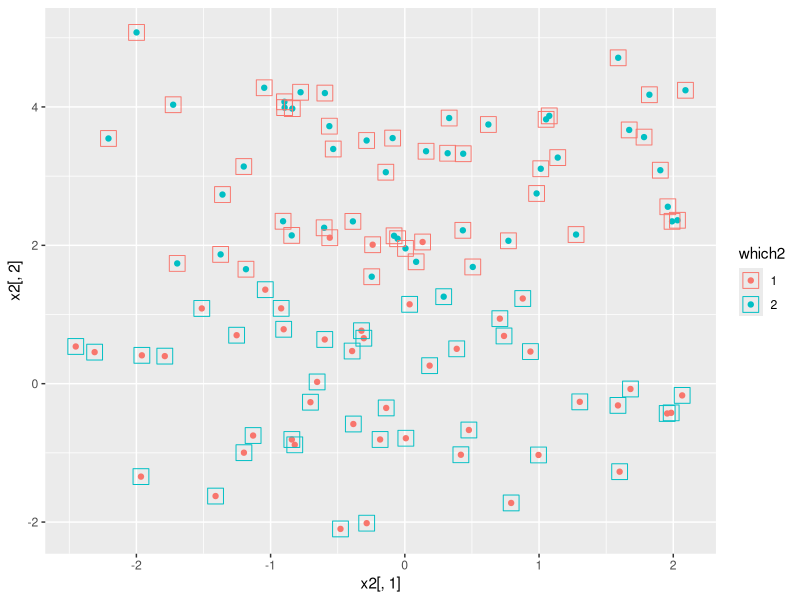
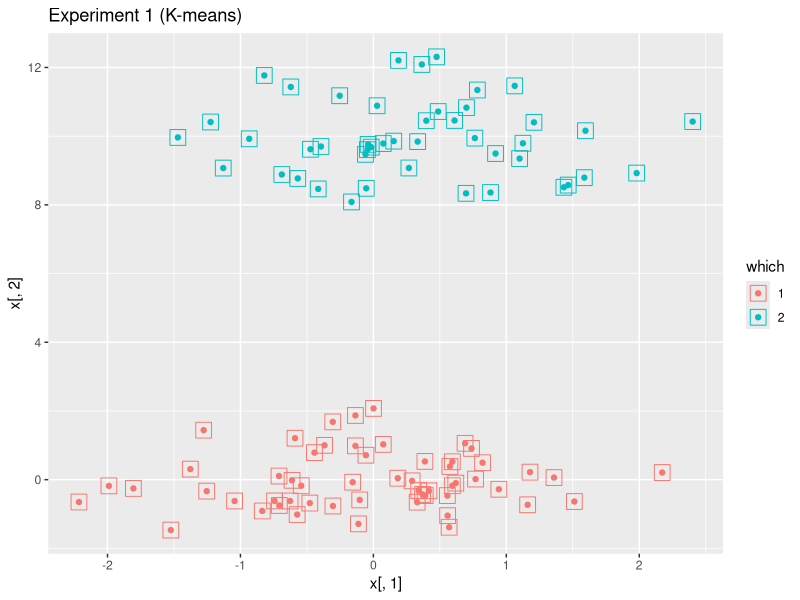
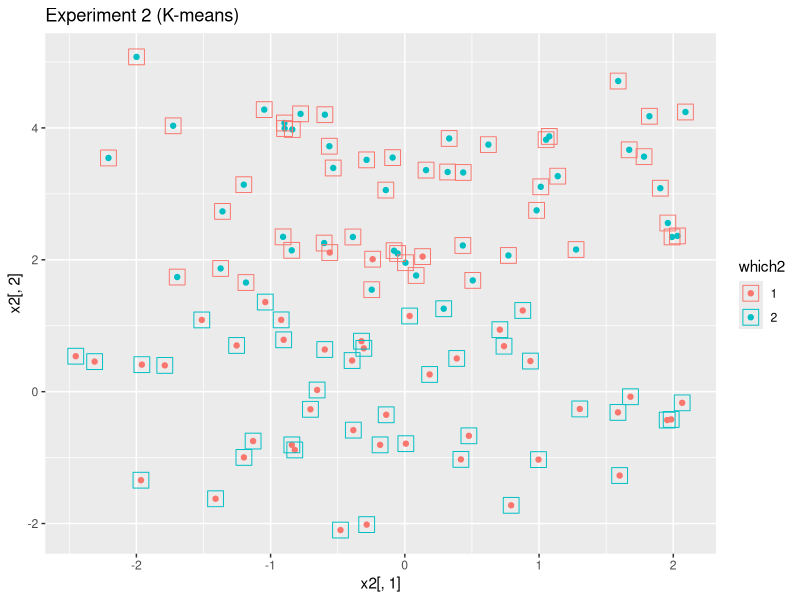
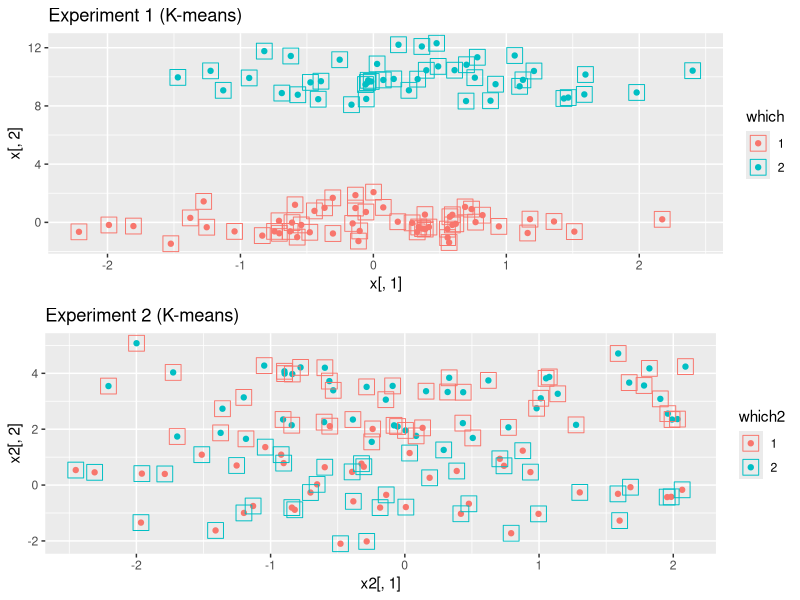
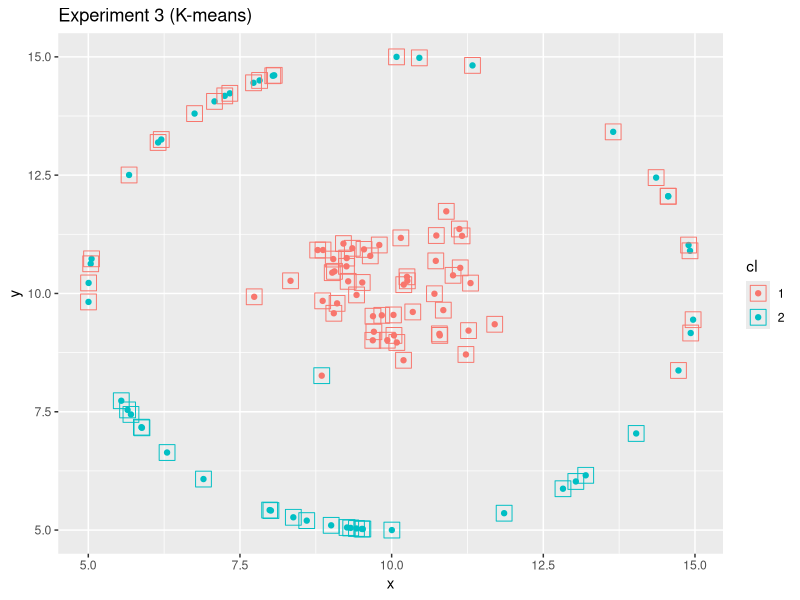
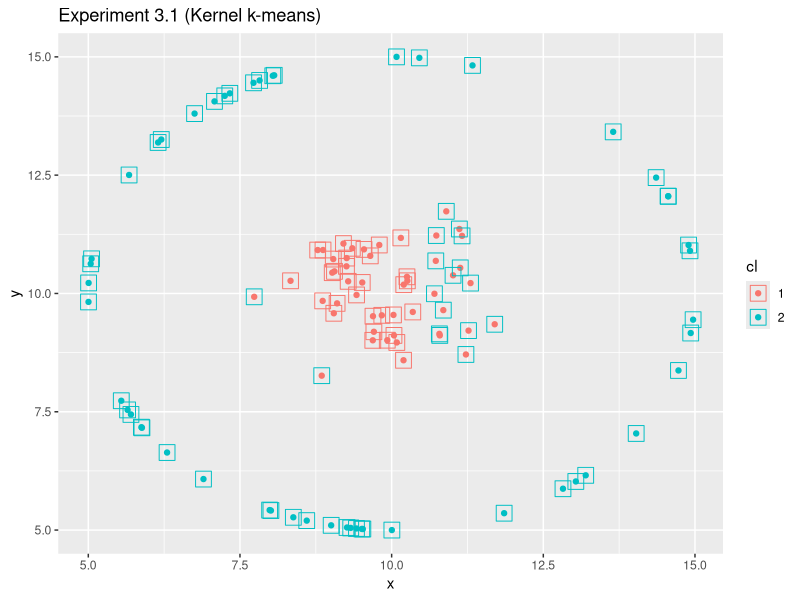

The R script that drew these images, in order:
# simple clustering using k-means

library(ggplot2)
library(gridExtra)
library(kernlab) # for kernel K-means

# ==================== Experiment 1 ============
# generate data1
set.seed(1)
x <- matrix(rnorm(200), nrow = 100, ncol = 2)
xmean <- c(0, 10)
which <- factor(sample(1:2, 100, replace = TRUE))
x[,2] <- x[,2] + xmean[which]

# plot data
x <- as.data.frame(x)
p <- ggplot(data = x, aes(x[,1], x[,2]))
p <- p + geom_point(aes(color = which))

# k-means
km <- kmeans(x, 2)


# plot result of clustering
png('Exp1.png')
(p12 <- p + geom_point(aes(color = factor(km$cluster)), shape = 0, size = 5) + 
        ggtitle("Experiment 1 (K-means)"))
dev.off()

# Accuracy
mean(which == km$cluster) # 1


# ==================== Experiment 2 ===========
# generate data2
set.seed(2)
x2 <- matrix(rnorm(200), nrow = 100, ncol = 2)
xmean2 <- c(0, 3)
which2 <- factor(sample(1:2, 100, replace = TRUE))
x2[,2] <- x2[,2] + xmean2[which2]

# plot data
x2 <- as.data.frame(x2)
p2 <- ggplot(data = x2, aes(x2[,1], x2[,2]))
p2 <- p2 + geom_point(aes(color = which2))

# k-means
km2 <- kmeans(x2, 2)


# plot result of clustering
p2 + geom_point(aes(color = factor(km2$cluster)), shape = 0, size = 5)

png('Exp2.png')
(p22 <- p2 + geom_point(aes(color = factor(km2$cluster)), shape = 0, size = 5)+
        ggtitle("Experiment 2 (K-means)"))
dev.off()

# Accuracy
mean(which2 == km2$cluster) # 0.94

png('Exp21.png')
grid.arrange(p12, p22)
dev.off()
# ==================== Experiment 3 ============
# generate data2
set.seed(3)
x3 <- matrix(rnorm(100), nrow = 50, ncol = 2)
#x = r*cos(t)
#y = r*sin(t)
t <- runif(50, min = 0, max = 2*pi)
x.c <- 5*cos(t) + 10 # r = 5
y.c <- 5*sin(t) + 10

d3.1 <- c(x3[,1] + 10, x.c)
d3.2 <- c(x3[,2] + 10, y.c)
df3 <- data.frame(x = d3.1, y = d3.2, cl = 1)
df3$cl[51:100] <- 2
df3$cl <- factor(df3$cl)

# plot data
p3 <- ggplot(data = df3, aes(x, y))
p3 <- p3 + geom_point(aes(color = cl))


# k-means
km3 <- kmeans(df3[,c(1,2)], 2)


# plot result of clustering
png('Exp3.png')
(p33 <- p3 + geom_point(aes(color = factor(km3$cluster)), shape = 0, size = 5)+
        ggtitle("Experiment 3 (K-means)"))
dev.off()


# Accuracy
mean(df3$cl == km3$cluster) # 0.32

#================== Experiment 3.1 (Kernel k-means) =================
df3.matr <- as.matrix(df3[,c(1,2)])
km33 <- kkmeans(df3.matr, 2)


# plot result of clustering
png('Exp31.png')
(p34 <- p3 + geom_point(aes(color = factor(km33@.Data)), shape = 0, size = 5)+
        ggtitle("Experiment 3.1 (Kernel k-means)"))
dev.off()

# Accuracy
mean(df3$cl == km33@.Data) # 1
